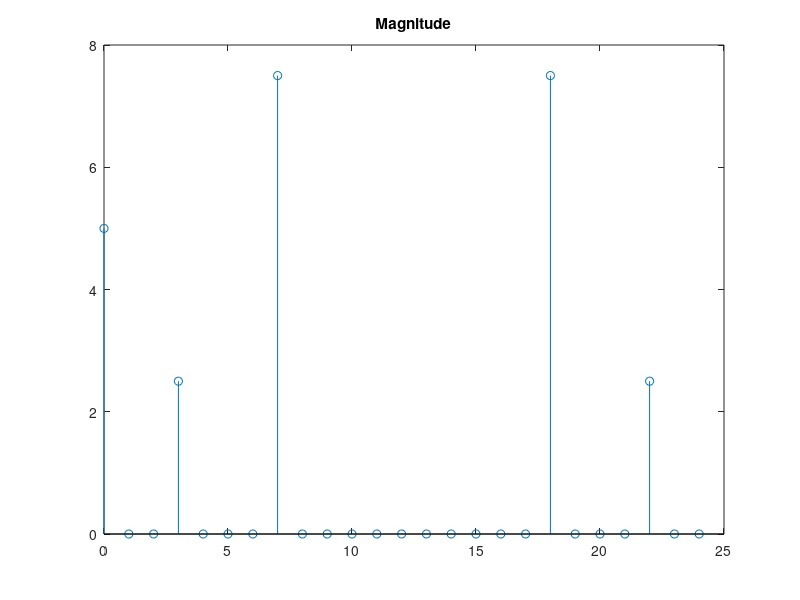

Source code (MATLAB): (Note: this script raises an error after producing the figure.)
n = 0:24;
m = [5 0 0 5/2 0 0 0 15/2 0 0 0 0 0 0 0 0 0 0 15/2 0 0 0 5/2 0 0];
p = [0 0 0 0 0 0 0 -pi/2 0 0 0 0 0 0 0 0 0 0 pi/2 0 0 0 0 0 0];
stem(n, m);
set(gcf,'color','w');
title('Magnitude');
export_fig problem4-mag.pdf;
stem(n, p);
title('Phase');
export_fig problem4-phase.pdf;